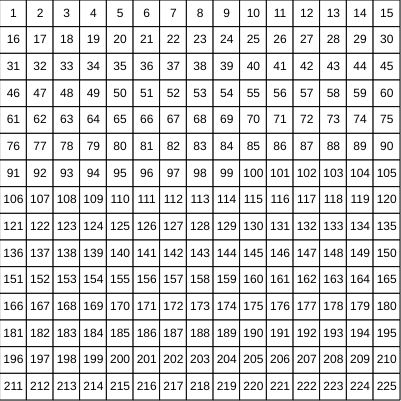
Frame 1 (no input)
Frame 60 (no input): identical to frame 1, image omitted
Frame 120 (the mouse pressed at the canvas centre since frame 60): identical to frame 1, image omitted

The p5.js sketch that drew this single still picture (run headless with seeded random() and noise() and a simulated clock; from frame 60 on, the mouse is pressed at the canvas centre):

// p5.js sketch
// ── sketch.js
function setup() {
  createCanvas(401, 401);
  textAlign(CENTER, CENTER);
  nums = [];

  for (var i = 1; i < 256; i++) {
    nums.push(i);
  }
  gridWid = 15;
  size = (width - 1) / gridWid;

  selected = 8;

}

function draw() {
  background(220);
  for (var r = 0; r < gridWid; r++) {
    for (var c = 0; c < gridWid; c++) {
      
      var index = gridWid * r + c;
      var t = nums[index];
      
     
      fill(255);
      
      rect(size * c, r * size, size, size);

      fill(0);
      
      text(t, size * c + size / 2, size * r + size / 2);

    }
  }
}

function keyPressed(){
  if(key == 'r'){
    nums = [];

  for (var i = 1; i < 256; i++) {
    nums.push(i);
  }
  }

}

function mousePressed() {
  var r = floor(mouseY / size);
  var c = floor(mouseX / size);
  var index = gridWid * r + c;
  var val = nums[index];
  selected = val;

  if(selected>-2)
  for (var i = nums.length-1; i >=0 ; i--) {
	if( nums[i] %nums[index] == 0 && i != index){
    nums.splice(i,1);
  }
  }
}
